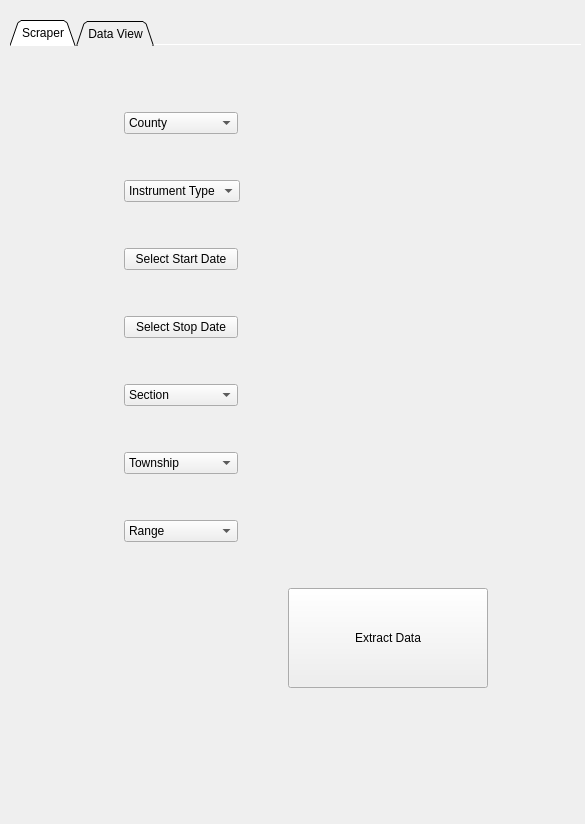
<?xml version="1.0" encoding="UTF-8"?>
<ui version="4.0">
 <class>Form</class>
 <widget class="QWidget" name="Form">
  <property name="geometry">
   <rect>
    <x>0</x>
    <y>0</y>
    <width>585</width>
    <height>824</height>
   </rect>
  </property>
  <property name="windowTitle">
   <string>Form</string>
  </property>
  <widget class="QTabWidget" name="tabWidget">
   <property name="enabled">
    <bool>true</bool>
   </property>
   <property name="geometry">
    <rect>
     <x>10</x>
     <y>20</y>
     <width>571</width>
     <height>831</height>
    </rect>
   </property>
   <property name="sizePolicy">
    <sizepolicy hsizetype="Preferred" vsizetype="Preferred">
     <horstretch>0</horstretch>
     <verstretch>0</verstretch>
    </sizepolicy>
   </property>
   <property name="tabShape">
    <enum>QTabWidget::Triangular</enum>
   </property>
   <property name="currentIndex">
    <number>0</number>
   </property>
   <property name="elideMode">
    <enum>Qt::ElideNone</enum>
   </property>
   <property name="documentMode">
    <bool>true</bool>
   </property>
   <widget class="QWidget" name="scraperTab">
    <property name="enabled">
     <bool>true</bool>
    </property>
    <property name="autoFillBackground">
     <bool>false</bool>
    </property>
    <attribute name="title">
     <string>Scraper</string>
    </attribute>
    <widget class="QWidget" name="gridLayoutWidget">
     <property name="geometry">
      <rect>
       <x>0</x>
       <y>0</y>
       <width>571</width>
       <height>783</height>
      </rect>
     </property>
     <layout class="QGridLayout" name="gridLayout">
      <item row="3" column="0">
       <layout class="QVBoxLayout" name="verticalLayout_3">
        <item>
         <layout class="QHBoxLayout" name="horizontalLayout_3">
          <item>
           <spacer name="horizontalSpacer">
            <property name="orientation">
             <enum>Qt::Horizontal</enum>
            </property>
            <property name="sizeHint" stdset="0">
             <size>
              <width>40</width>
              <height>20</height>
             </size>
            </property>
           </spacer>
          </item>
          <item>
           <widget class="QLabel" name="label_2">
            <property name="text">
             <string/>
            </property>
            <property name="pixmap">
             <pixmap>images/OK.png</pixmap>
            </property>
           </widget>
          </item>
          <item>
           <spacer name="horizontalSpacer_2">
            <property name="orientation">
             <enum>Qt::Horizontal</enum>
            </property>
            <property name="sizeHint" stdset="0">
             <size>
              <width>40</width>
              <height>20</height>
             </size>
            </property>
           </spacer>
          </item>
         </layout>
        </item>
        <item>
         <spacer name="verticalSpacer_8">
          <property name="orientation">
           <enum>Qt::Vertical</enum>
          </property>
          <property name="sizeHint" stdset="0">
           <size>
            <width>20</width>
            <height>40</height>
           </size>
          </property>
         </spacer>
        </item>
        <item>
         <layout class="QHBoxLayout" name="horizontalLayout_4">
          <item>
           <spacer name="horizontalSpacer_3">
            <property name="orientation">
             <enum>Qt::Horizontal</enum>
            </property>
            <property name="sizeType">
             <enum>QSizePolicy::MinimumExpanding</enum>
            </property>
            <property name="sizeHint" stdset="0">
             <size>
              <width>40</width>
              <height>20</height>
             </size>
            </property>
           </spacer>
          </item>
          <item>
           <widget class="QComboBox" name="comboBox">
            <property name="sizePolicy">
             <sizepolicy hsizetype="Expanding" vsizetype="Fixed">
              <horstretch>0</horstretch>
              <verstretch>0</verstretch>
             </sizepolicy>
            </property>
            <property name="maxVisibleItems">
             <number>65</number>
            </property>
            <item>
             <property name="text">
              <string>County</string>
             </property>
            </item>
           </widget>
          </item>
          <item>
           <spacer name="horizontalSpacer_28">
            <property name="orientation">
             <enum>Qt::Horizontal</enum>
            </property>
            <property name="sizeHint" stdset="0">
             <size>
              <width>40</width>
              <height>20</height>
             </size>
            </property>
           </spacer>
          </item>
          <item>
           <spacer name="horizontalSpacer_17">
            <property name="orientation">
             <enum>Qt::Horizontal</enum>
            </property>
            <property name="sizeHint" stdset="0">
             <size>
              <width>40</width>
              <height>20</height>
             </size>
            </property>
           </spacer>
          </item>
          <item>
           <spacer name="horizontalSpacer_4">
            <property name="orientation">
             <enum>Qt::Horizontal</enum>
            </property>
            <property name="sizeHint" stdset="0">
             <size>
              <width>40</width>
              <height>20</height>
             </size>
            </property>
           </spacer>
          </item>
         </layout>
        </item>
        <item>
         <spacer name="verticalSpacer_7">
          <property name="orientation">
           <enum>Qt::Vertical</enum>
          </property>
          <property name="sizeHint" stdset="0">
           <size>
            <width>20</width>
            <height>40</height>
           </size>
          </property>
         </spacer>
        </item>
        <item>
         <layout class="QHBoxLayout" name="horizontalLayout_5">
          <item>
           <spacer name="horizontalSpacer_5">
            <property name="orientation">
             <enum>Qt::Horizontal</enum>
            </property>
            <property name="sizeHint" stdset="0">
             <size>
              <width>40</width>
              <height>20</height>
             </size>
            </property>
           </spacer>
          </item>
          <item>
           <widget class="QComboBox" name="comboBox_2">
            <property name="sizePolicy">
             <sizepolicy hsizetype="Expanding" vsizetype="Fixed">
              <horstretch>0</horstretch>
              <verstretch>0</verstretch>
             </sizepolicy>
            </property>
            <item>
             <property name="text">
              <string>Instrument Type</string>
             </property>
            </item>
           </widget>
          </item>
          <item>
           <spacer name="horizontalSpacer_29">
            <property name="orientation">
             <enum>Qt::Horizontal</enum>
            </property>
            <property name="sizeHint" stdset="0">
             <size>
              <width>40</width>
              <height>20</height>
             </size>
            </property>
           </spacer>
          </item>
          <item>
           <spacer name="horizontalSpacer_18">
            <property name="orientation">
             <enum>Qt::Horizontal</enum>
            </property>
            <property name="sizeHint" stdset="0">
             <size>
              <width>40</width>
              <height>20</height>
             </size>
            </property>
           </spacer>
          </item>
          <item>
           <spacer name="horizontalSpacer_6">
            <property name="orientation">
             <enum>Qt::Horizontal</enum>
            </property>
            <property name="sizeHint" stdset="0">
             <size>
              <width>40</width>
              <height>20</height>
             </size>
            </property>
           </spacer>
          </item>
         </layout>
        </item>
        <item>
         <spacer name="verticalSpacer_6">
          <property name="orientation">
           <enum>Qt::Vertical</enum>
          </property>
          <property name="sizeHint" stdset="0">
           <size>
            <width>20</width>
            <height>40</height>
           </size>
          </property>
         </spacer>
        </item>
        <item>
         <layout class="QHBoxLayout" name="horizontalLayout_6">
          <item>
           <spacer name="horizontalSpacer_7">
            <property name="orientation">
             <enum>Qt::Horizontal</enum>
            </property>
            <property name="sizeHint" stdset="0">
             <size>
              <width>40</width>
              <height>20</height>
             </size>
            </property>
           </spacer>
          </item>
          <item>
           <widget class="QPushButton" name="pushButton_7">
            <property name="sizePolicy">
             <sizepolicy hsizetype="Expanding" vsizetype="Fixed">
              <horstretch>0</horstretch>
              <verstretch>0</verstretch>
             </sizepolicy>
            </property>
            <property name="text">
             <string>Select Start Date</string>
            </property>
           </widget>
          </item>
          <item>
           <spacer name="horizontalSpacer_30">
            <property name="orientation">
             <enum>Qt::Horizontal</enum>
            </property>
            <property name="sizeHint" stdset="0">
             <size>
              <width>40</width>
              <height>20</height>
             </size>
            </property>
           </spacer>
          </item>
          <item>
           <spacer name="horizontalSpacer_19">
            <property name="orientation">
             <enum>Qt::Horizontal</enum>
            </property>
            <property name="sizeHint" stdset="0">
             <size>
              <width>40</width>
              <height>20</height>
             </size>
            </property>
           </spacer>
          </item>
          <item>
           <spacer name="horizontalSpacer_8">
            <property name="orientation">
             <enum>Qt::Horizontal</enum>
            </property>
            <property name="sizeHint" stdset="0">
             <size>
              <width>40</width>
              <height>20</height>
             </size>
            </property>
           </spacer>
          </item>
         </layout>
        </item>
        <item>
         <spacer name="verticalSpacer_5">
          <property name="orientation">
           <enum>Qt::Vertical</enum>
          </property>
          <property name="sizeHint" stdset="0">
           <size>
            <width>20</width>
            <height>40</height>
           </size>
          </property>
         </spacer>
        </item>
        <item>
         <layout class="QHBoxLayout" name="horizontalLayout_7">
          <item>
           <spacer name="horizontalSpacer_31">
            <property name="orientation">
             <enum>Qt::Horizontal</enum>
            </property>
            <property name="sizeHint" stdset="0">
             <size>
              <width>40</width>
              <height>20</height>
             </size>
            </property>
           </spacer>
          </item>
          <item>
           <widget class="QPushButton" name="pushButton_5">
            <property name="sizePolicy">
             <sizepolicy hsizetype="Expanding" vsizetype="Fixed">
              <horstretch>0</horstretch>
              <verstretch>0</verstretch>
             </sizepolicy>
            </property>
            <property name="text">
             <string>Select Stop Date</string>
            </property>
           </widget>
          </item>
          <item>
           <spacer name="horizontalSpacer_9">
            <property name="orientation">
             <enum>Qt::Horizontal</enum>
            </property>
            <property name="sizeHint" stdset="0">
             <size>
              <width>40</width>
              <height>20</height>
             </size>
            </property>
           </spacer>
          </item>
          <item>
           <spacer name="horizontalSpacer_20">
            <property name="orientation">
             <enum>Qt::Horizontal</enum>
            </property>
            <property name="sizeHint" stdset="0">
             <size>
              <width>40</width>
              <height>20</height>
             </size>
            </property>
           </spacer>
          </item>
          <item>
           <spacer name="horizontalSpacer_10">
            <property name="orientation">
             <enum>Qt::Horizontal</enum>
            </property>
            <property name="sizeHint" stdset="0">
             <size>
              <width>40</width>
              <height>20</height>
             </size>
            </property>
           </spacer>
          </item>
         </layout>
        </item>
        <item>
         <spacer name="verticalSpacer_4">
          <property name="orientation">
           <enum>Qt::Vertical</enum>
          </property>
          <property name="sizeHint" stdset="0">
           <size>
            <width>20</width>
            <height>40</height>
           </size>
          </property>
         </spacer>
        </item>
        <item>
         <layout class="QHBoxLayout" name="horizontalLayout_8">
          <item>
           <spacer name="horizontalSpacer_11">
            <property name="orientation">
             <enum>Qt::Horizontal</enum>
            </property>
            <property name="sizeHint" stdset="0">
             <size>
              <width>40</width>
              <height>20</height>
             </size>
            </property>
           </spacer>
          </item>
          <item>
           <widget class="QComboBox" name="comboBox_4">
            <property name="sizePolicy">
             <sizepolicy hsizetype="Expanding" vsizetype="Fixed">
              <horstretch>0</horstretch>
              <verstretch>0</verstretch>
             </sizepolicy>
            </property>
            <item>
             <property name="text">
              <string>Section</string>
             </property>
            </item>
           </widget>
          </item>
          <item>
           <spacer name="horizontalSpacer_32">
            <property name="orientation">
             <enum>Qt::Horizontal</enum>
            </property>
            <property name="sizeHint" stdset="0">
             <size>
              <width>40</width>
              <height>20</height>
             </size>
            </property>
           </spacer>
          </item>
          <item>
           <spacer name="horizontalSpacer_12">
            <property name="orientation">
             <enum>Qt::Horizontal</enum>
            </property>
            <property name="sizeHint" stdset="0">
             <size>
              <width>40</width>
              <height>20</height>
             </size>
            </property>
           </spacer>
          </item>
          <item>
           <spacer name="horizontalSpacer_21">
            <property name="orientation">
             <enum>Qt::Horizontal</enum>
            </property>
            <property name="sizeHint" stdset="0">
             <size>
              <width>40</width>
              <height>20</height>
             </size>
            </property>
           </spacer>
          </item>
         </layout>
        </item>
        <item>
         <spacer name="verticalSpacer_3">
          <property name="orientation">
           <enum>Qt::Vertical</enum>
          </property>
          <property name="sizeHint" stdset="0">
           <size>
            <width>20</width>
            <height>40</height>
           </size>
          </property>
         </spacer>
        </item>
        <item>
         <layout class="QHBoxLayout" name="horizontalLayout_9">
          <item>
           <spacer name="horizontalSpacer_13">
            <property name="orientation">
             <enum>Qt::Horizontal</enum>
            </property>
            <property name="sizeHint" stdset="0">
             <size>
              <width>40</width>
              <height>20</height>
             </size>
            </property>
           </spacer>
          </item>
          <item>
           <widget class="QComboBox" name="comboBox_3">
            <property name="sizePolicy">
             <sizepolicy hsizetype="Expanding" vsizetype="Fixed">
              <horstretch>0</horstretch>
              <verstretch>0</verstretch>
             </sizepolicy>
            </property>
            <item>
             <property name="text">
              <string>Township</string>
             </property>
            </item>
           </widget>
          </item>
          <item>
           <spacer name="horizontalSpacer_33">
            <property name="orientation">
             <enum>Qt::Horizontal</enum>
            </property>
            <property name="sizeHint" stdset="0">
             <size>
              <width>40</width>
              <height>20</height>
             </size>
            </property>
           </spacer>
          </item>
          <item>
           <spacer name="horizontalSpacer_22">
            <property name="orientation">
             <enum>Qt::Horizontal</enum>
            </property>
            <property name="sizeHint" stdset="0">
             <size>
              <width>40</width>
              <height>20</height>
             </size>
            </property>
           </spacer>
          </item>
          <item>
           <spacer name="horizontalSpacer_14">
            <property name="orientation">
             <enum>Qt::Horizontal</enum>
            </property>
            <property name="sizeHint" stdset="0">
             <size>
              <width>40</width>
              <height>20</height>
             </size>
            </property>
           </spacer>
          </item>
         </layout>
        </item>
        <item>
         <spacer name="verticalSpacer_2">
          <property name="orientation">
           <enum>Qt::Vertical</enum>
          </property>
          <property name="sizeHint" stdset="0">
           <size>
            <width>20</width>
            <height>40</height>
           </size>
          </property>
         </spacer>
        </item>
        <item>
         <layout class="QHBoxLayout" name="horizontalLayout_10">
          <item>
           <spacer name="horizontalSpacer_15">
            <property name="orientation">
             <enum>Qt::Horizontal</enum>
            </property>
            <property name="sizeHint" stdset="0">
             <size>
              <width>40</width>
              <height>20</height>
             </size>
            </property>
           </spacer>
          </item>
          <item>
           <widget class="QComboBox" name="comboBox_5">
            <property name="sizePolicy">
             <sizepolicy hsizetype="Expanding" vsizetype="Fixed">
              <horstretch>0</horstretch>
              <verstretch>0</verstretch>
             </sizepolicy>
            </property>
            <item>
             <property name="text">
              <string>Range</string>
             </property>
            </item>
           </widget>
          </item>
          <item>
           <spacer name="horizontalSpacer_34">
            <property name="orientation">
             <enum>Qt::Horizontal</enum>
            </property>
            <property name="sizeHint" stdset="0">
             <size>
              <width>40</width>
              <height>20</height>
             </size>
            </property>
           </spacer>
          </item>
          <item>
           <spacer name="horizontalSpacer_23">
            <property name="orientation">
             <enum>Qt::Horizontal</enum>
            </property>
            <property name="sizeHint" stdset="0">
             <size>
              <width>40</width>
              <height>20</height>
             </size>
            </property>
           </spacer>
          </item>
          <item>
           <spacer name="horizontalSpacer_16">
            <property name="orientation">
             <enum>Qt::Horizontal</enum>
            </property>
            <property name="sizeHint" stdset="0">
             <size>
              <width>40</width>
              <height>20</height>
             </size>
            </property>
           </spacer>
          </item>
         </layout>
        </item>
        <item>
         <spacer name="verticalSpacer">
          <property name="orientation">
           <enum>Qt::Vertical</enum>
          </property>
          <property name="sizeHint" stdset="0">
           <size>
            <width>20</width>
            <height>40</height>
           </size>
          </property>
         </spacer>
        </item>
        <item>
         <layout class="QHBoxLayout" name="horizontalLayout">
          <item>
           <spacer name="horizontalSpacer_24">
            <property name="orientation">
             <enum>Qt::Horizontal</enum>
            </property>
            <property name="sizeHint" stdset="0">
             <size>
              <width>40</width>
              <height>20</height>
             </size>
            </property>
           </spacer>
          </item>
          <item>
           <spacer name="horizontalSpacer_26">
            <property name="orientation">
             <enum>Qt::Horizontal</enum>
            </property>
            <property name="sizeHint" stdset="0">
             <size>
              <width>40</width>
              <height>20</height>
             </size>
            </property>
           </spacer>
          </item>
          <item>
           <spacer name="horizontalSpacer_27">
            <property name="orientation">
             <enum>Qt::Horizontal</enum>
            </property>
            <property name="sizeHint" stdset="0">
             <size>
              <width>40</width>
              <height>20</height>
             </size>
            </property>
           </spacer>
          </item>
          <item>
           <widget class="QPushButton" name="pushButton_4">
            <property name="sizePolicy">
             <sizepolicy hsizetype="Preferred" vsizetype="Expanding">
              <horstretch>0</horstretch>
              <verstretch>0</verstretch>
             </sizepolicy>
            </property>
            <property name="minimumSize">
             <size>
              <width>200</width>
              <height>100</height>
             </size>
            </property>
            <property name="maximumSize">
             <size>
              <width>200</width>
              <height>16777215</height>
             </size>
            </property>
            <property name="text">
             <string>Extract Data</string>
            </property>
           </widget>
          </item>
          <item>
           <spacer name="horizontalSpacer_25">
            <property name="orientation">
             <enum>Qt::Horizontal</enum>
            </property>
            <property name="sizeHint" stdset="0">
             <size>
              <width>40</width>
              <height>20</height>
             </size>
            </property>
           </spacer>
          </item>
         </layout>
        </item>
       </layout>
      </item>
      <item row="4" column="0">
       <spacer name="verticalSpacer_9">
        <property name="orientation">
         <enum>Qt::Vertical</enum>
        </property>
        <property name="sizeHint" stdset="0">
         <size>
          <width>20</width>
          <height>40</height>
         </size>
        </property>
       </spacer>
      </item>
     </layout>
    </widget>
   </widget>
   <widget class="QWidget" name="dataTab">
    <attribute name="title">
     <string>Data View</string>
    </attribute>
    <widget class="QTableWidget" name="tableWidget">
     <property name="geometry">
      <rect>
       <x>0</x>
       <y>0</y>
       <width>571</width>
       <height>641</height>
      </rect>
     </property>
     <row>
      <property name="text">
       <string>1</string>
      </property>
     </row>
     <column>
      <property name="text">
       <string>County</string>
      </property>
     </column>
     <column>
      <property name="text">
       <string>Book</string>
      </property>
     </column>
     <column>
      <property name="text">
       <string>Page(s)</string>
      </property>
     </column>
     <column>
      <property name="text">
       <string>Instrument</string>
      </property>
     </column>
     <column>
      <property name="text">
       <string>Document Stamps</string>
      </property>
     </column>
     <column>
      <property name="text">
       <string>Recorded On</string>
      </property>
     </column>
     <column>
      <property name="text">
       <string>Instrument Date</string>
      </property>
     </column>
     <column>
      <property name="text">
       <string>URL</string>
      </property>
     </column>
    </widget>
    <widget class="QPushButton" name="pushButton_6">
     <property name="geometry">
      <rect>
       <x>-10</x>
       <y>660</y>
       <width>313</width>
       <height>28</height>
      </rect>
     </property>
     <property name="text">
      <string>Clear Data</string>
     </property>
    </widget>
    <widget class="QPushButton" name="pushButton_8">
     <property name="geometry">
      <rect>
       <x>340</x>
       <y>660</y>
       <width>211</width>
       <height>31</height>
      </rect>
     </property>
     <property name="text">
      <string>Export Data to File</string>
     </property>
    </widget>
   </widget>
  </widget>
 </widget>
 <resources/>
 <connections/>
</ui>
